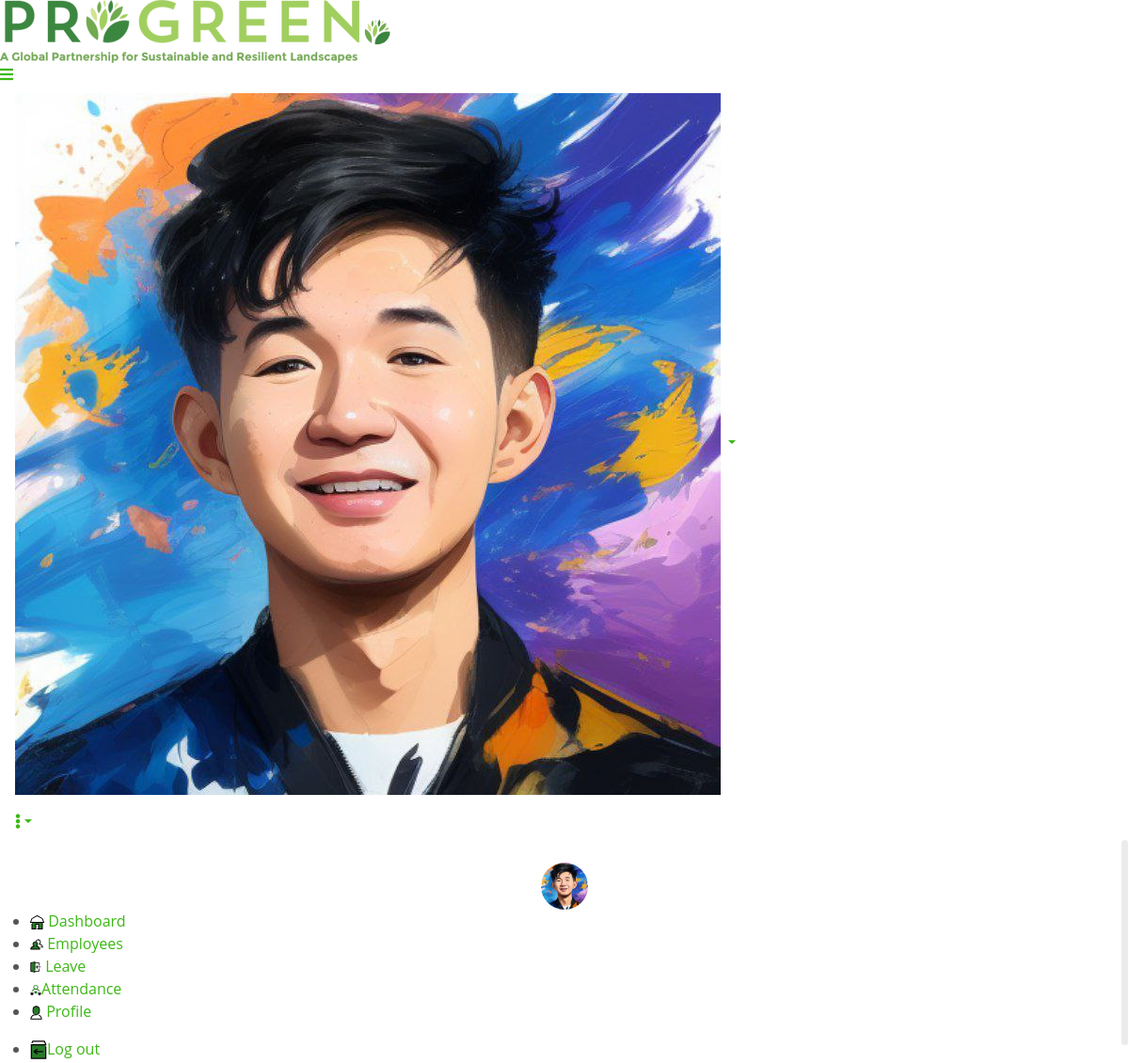
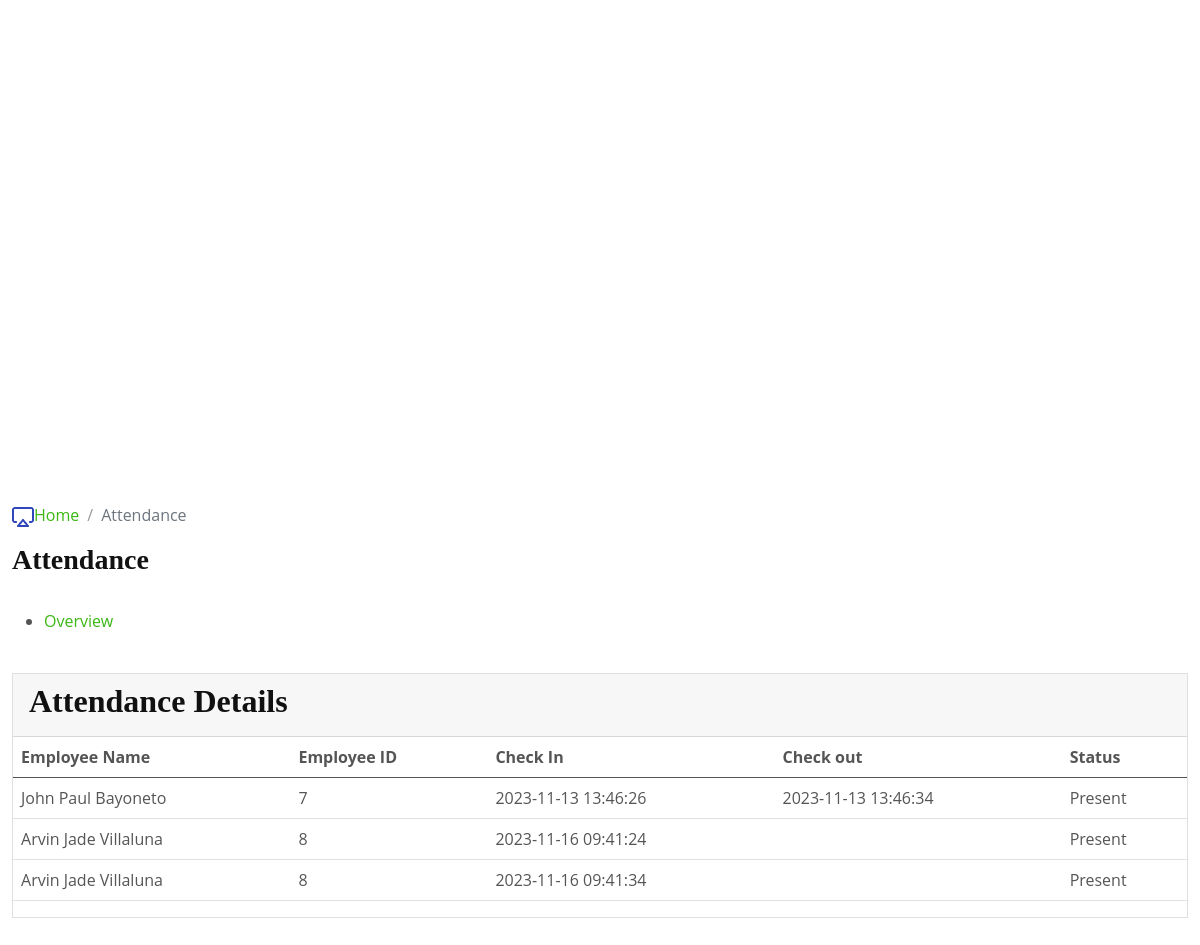
/review.php, run on the app's committed database (2 pictures, top to bottom).
### tables this page shows
CREATE TABLE `attendance_records` (
  `record_id` int(11) NOT NULL,
  `employee_id` int(11) DEFAULT NULL,
  `check_in_time` datetime DEFAULT NULL,
  `check_out_time` datetime DEFAULT NULL,
  `attendance_status` enum('Not Checked In','Present','Absent') DEFAULT 'Not Checked In'
);

CREATE TABLE `employee` (
  `employeeID` int(11) NOT NULL,
  `firstName` varchar(50) DEFAULT NULL,
  `lastName` varchar(50) DEFAULT NULL,
  `email` varchar(100) DEFAULT NULL,
  `username` varchar(50) DEFAULT NULL,
  `password` varchar(50) DEFAULT NULL,
  `departmentID` int(11) DEFAULT NULL,
  `jobID` int(11) DEFAULT NULL,
  `startDate` date DEFAULT NULL,
  `employmentType` varchar(50) DEFAULT NULL,
  `salary` decimal(10,2) DEFAULT NULL,
  `salaryFrequency` varchar(20) DEFAULT NULL,
  `profilePictureID` int(11) DEFAULT NULL
);

### review.php (the view, shortened to what this page needs)
<?php
	include_once("includes/system_header.php");
	include_once("includes/system_main_wraper.php");
	include_once("includes/system_navbar.php");
	include_once("includes/sidebar.php");
?>
<link rel="stylesheet" href="assets/css/bootstrap.min.css">
<link rel="stylesheet" href="assets/plugins/select2/css/select2.min.css">
<link rel="stylesheet" href="assets/plugins/fontawesome/css/fontawesome.min.css">
<link rel="stylesheet" href="assets/plugins/fontawesome/css/all.min.css">
<link rel="stylesheet" href="assets/css/style.css">
		<div class="page-wrapper">
			<div class="content container-fluid">
				<div class="row">
					<div class="col-xl-12 col-sm-12 col-12 mb-4">
						<div class="breadcrumb-path ">
							<ul class="breadcrumb">
								<li class="breadcrumb-item"><a href="index.php"><img src="assets/img/dash.png" class="mr-2" alt="breadcrumb">Home</a>
								</li>
								<li class="breadcrumb-item active"> Attendance</li>
							</ul>
							<h3>Attendance</h3>
						</div>
					</div>
					<div class="col-xl-12 col-sm-12 col-12 mb-4">
						<div class="head-link-set">
							<ul>
								<li><a class="active" href="#">Overview</a></li>
							</ul>
						</div>
					</div>
					<div class="col-xl-12 col-sm-12 col-12">
    <div class="card">
        <div class="card-header">
            <h2 class="card-titles">Attendance Details</h2>
        </div>
        <div class="table-responsive">
            <table class="table custom-table no-footer">
						<thead>
								<tr>
								<th>Employee Name </th>
											<th>Employee ID </th>
											<th>Check In </th>
											<th>Check out</th>
											<th>Status</th>
								</tr>
							</thead>
							<tbody>
                <?php
$query = "SELECT ar.record_id, e.employeeID, CONCAT(e.firstName, ' ', e.lastName) AS employee_name, ar.check_in_time, ar.check_out_time, ar.attendance_status
FROM attendance_records AS ar
JOIN employee AS e ON ar.employee_id = e.employeeID";
$result = mysqli_query($con, $query);
if (mysqli_num_rows($result) > 0) {
	while ($row = mysqli_fetch_assoc($result)) {
			echo '<tr>';
			echo '<td><label>' . $row['employee_name'] . '</label></td>';
			echo '<td><label>' . $row['employeeID'] . '</label></td>';
			echo '<td><label>' . $row['check_in_time'] . '</label></td>';
			echo '<td><label>' . $row['check_out_time'] . '</label></td>';
			echo '<td><label>' . $row['attendance_status'] . '</label></td>';
			echo '</tr>';
	}
} else {
	echo '<tr><td colspan="6">No records found</td></tr>';
}
								?></tbody>
            </table>
        </div>
    </div>
</div>
				</div>
			</div>
		</div>
	</div>
</body>
</html>

### css/style.css (style rules this page uses)
:root { --primary: #008a00;; --secondary: #F65005; --light: #F7F8FC; --dark: #111111; }
.breadcrumb-item+.breadcrumb-item::before { color: #999999; }

### data on the page
attendance_records: employee_name "John Paul Bayoneto", employee.employeeID "7", check_in_time "2023-11-13 13:46:26", check_out_time "2023-11-13 13:46:34", attendance_status "Present"
attendance_records: employee_name "Arvin Jade Villaluna", employee.employeeID "8", check_in_time "2023-11-16 09:41:24", attendance_status "Present"
attendance_records: employee_name "Arvin Jade Villaluna", employee.employeeID "8", check_in_time "2023-11-16 09:41:34", attendance_status "Present"
